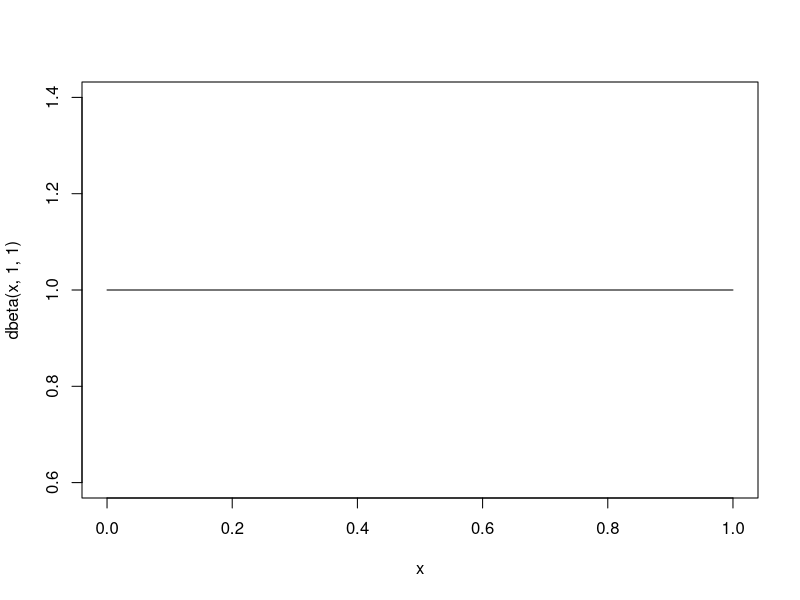
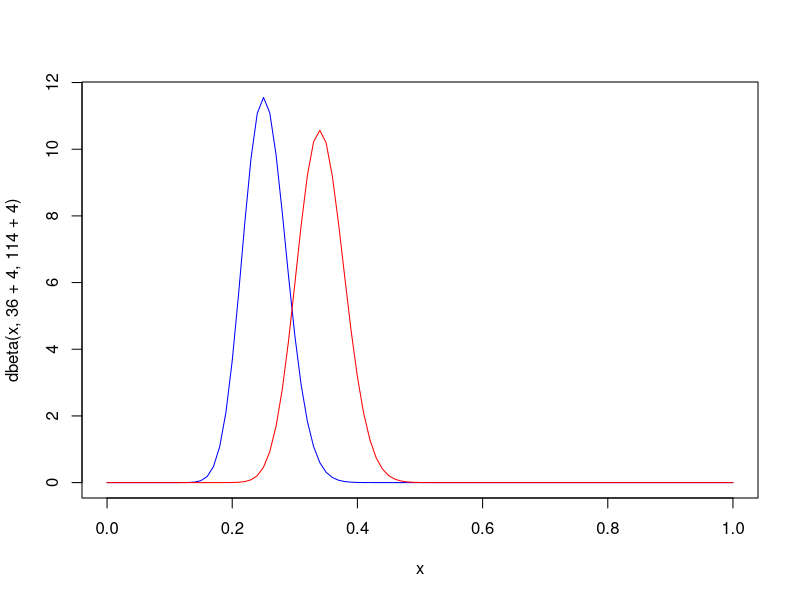
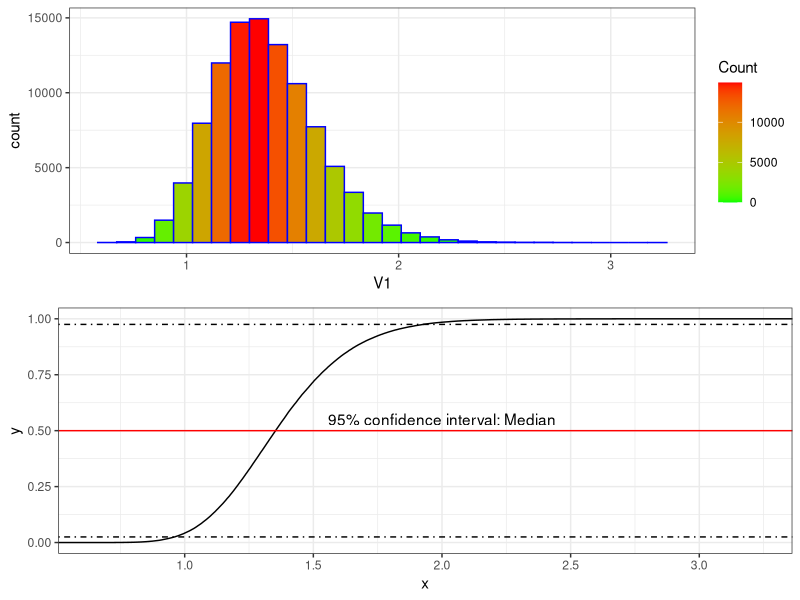

The R script that drew these images, in order:

library(ggplot2)
library(grid)
library(gridExtra)
library(tidyr)

curve(dbeta(x, 1,1)) # these are our weak priors for the AB test.  We don't know or have any reason to believe A over B

curve(dbeta(x, 36+4, 114+4), col = "blue")
curve(dbeta(x, 50+4, 100+4), add = TRUE, col = "red")
 
n.trials <- 100000
prior.alpha <- 4
prior.beta <- 4

a.samples <- rbeta(n.trials,36+prior.alpha,114+prior.beta)
b.samples <- rbeta(n.trials,50+prior.alpha,100+prior.beta)
p.b_superior <- sum(b.samples > a.samples)/n.trials

### Using dbeta with ggplot

# p.b_superior
# par(mfrow = c(2,1))
# hist(b.samples/a.samples, breaks = 40)
# lines(density(b.samples/a.samples), lwd = 2)
# plot(ecdf(b.samples/a.samples)) 

data <- as.data.frame(b.samples/a.samples)
names(data) <- "V1"

hist_plot <- ggplot(
  data = data, 
  aes(V1)
) + geom_histogram(col = "blue", bins = 30, aes(fill = ..count..)) + 
  scale_fill_gradient("Count", low = "green", high = "red") + theme_bw()

cdf_data <- data.frame(x = b.samples/a.samples)
cdf_plot <- ggplot(
  cdf_data, 
  aes(x)
) + stat_ecdf() + 
  geom_hline(yintercept = .50, col = "red") +
  geom_hline(yintercept = .975, linetype = "dotdash", col = "black") + 
  geom_hline(yintercept = .025, linetype = "dotdash", col = "black") + 
  annotate("text", x = 2.0, y =.55, label = "95% confidence interval: Median") + 
  theme_bw()
  

grid.arrange(hist_plot, cdf_plot)




#plot(ecdf(rbeta(1000, 1,1)))


